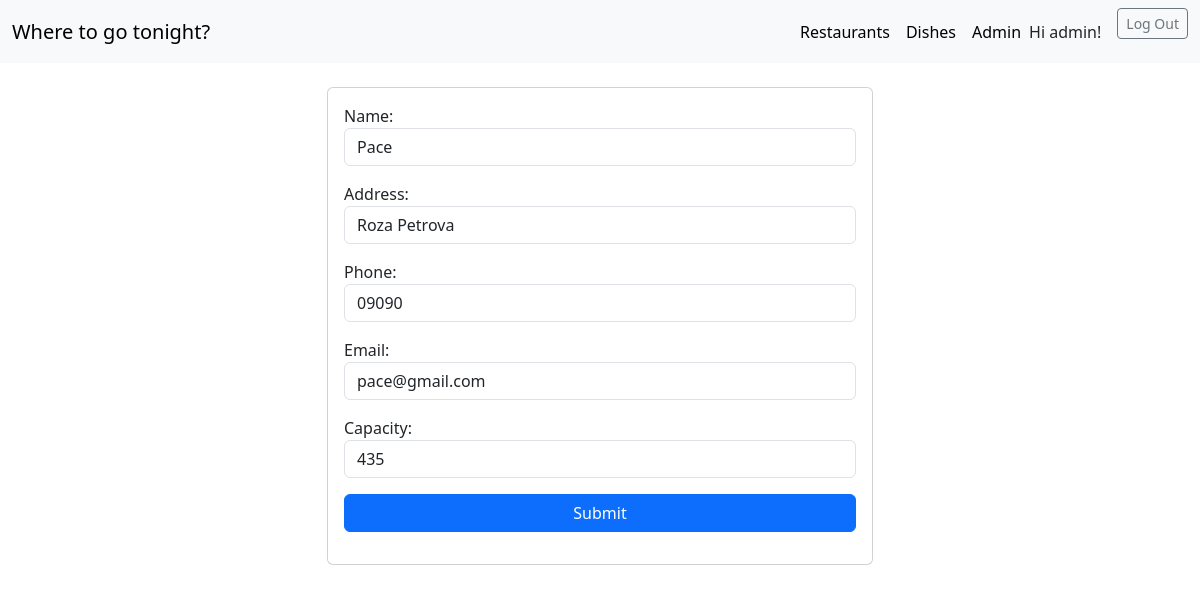
The app's page /restaurant/edit/4/ (signed in) with its own data.
### restapp/models.py (models this page shows, shortened)
class Restaurant(models.Model):
    name = models.CharField(max_length=30)
    address = models.CharField(max_length=30)
    phone = models.CharField(max_length=30)
    email = models.EmailField()
    capacity = models.IntegerField()

### restapp/views.py (the view)
# urls.py: path('restaurant/edit/<id>/', edit_restaurant, name="edit restaurant"),
def edit_restaurant(request, id):
    restaurant_instance = Restaurant.objects.filter(id=id).get()
    if request.method == "POST":
        restaurant = RestaurantForm(request.POST, instance=restaurant_instance)
        if restaurant.is_valid():
            restaurant.save()
        return redirect("restaurants")
    else:
        restaurant = RestaurantForm(instance=restaurant_instance)
    return render(request, "edit_restaurant.html", {"form": restaurant})

### restapp/forms.py
class RestaurantForm(forms.ModelForm):
    def __init__(self, *args, **kwargs):
        super(RestaurantForm, self).__init__(*args, **kwargs)
        for field in self.visible_fields():
            field.field.widget.attrs["class"] = " form-control"
    class Meta:
            model = Restaurant
            fields = "__all__"

### restapp/templates/edit_restaurant.html (shortened to what this page needs)
{% extends "base.html" %}
{% block content %}
<div class="container mt-4">
    <div class="row justify-content-center">
        <div class="col-md-6">
            <div class="card">
                <div class="card-body">
                    <form method="post">
                        {{ form.as_p }}
                        <div class="d-grid">
                            <input type="submit" value="Submit" class="btn btn-primary">
                        </div>
                    </form>
                </div>
            </div>
        </div>
    </div>
</div>
{% endblock %}

### restapp/templates/base.html (shortened to what this page needs)
<html>
<head>
    <link rel="stylesheet" href="https://cdnjs.cloudflare.com/ajax/libs/font-awesome/6.0.0-beta3/css/all.min.css">
    <link href="https://cdn.jsdelivr.net/npm/bootstrap@5.3.3/dist/css/bootstrap.min.css" rel="stylesheet">
</head>
<body  style="background-image: url('https://static.vecteezy.com/system/resources/previews/009/752/658/original/abstract-white-and-grey-background-subtle-abstract-background-blurred-patterns-light-pale-background-free-vector.jpg')">
<nav class="navbar navbar-expand-lg bg-body-tertiary">
    <div class="container-fluid">
        <a class="navbar-brand" href="{% url 'index' %}">Where to go tonight?</a>
        <div class="collapse navbar-collapse" id="navbarSupportedContent">
            <ul class="navbar-nav ms-auto mb-2 mb-lg-0">
                <li class="nav-item">
                    <a class="nav-link active" aria-current="page" href="{% url 'restaurants' %}">Restaurants</a>
                </li>
                <li class="nav-item">
                    <a class="nav-link active" aria-current="page" href="{% url 'dishes' %}">Dishes</a>
                </li>
                <li class="nav-item">
                    <a class="nav-link active" aria-current="page" href="#">Admin</a>
                </li>
            </ul>
            <div class="d-flex align-items-center">
                {% if user.is_authenticated %}
                    <span class="me-3">Hi {{ user.username }}!</span>
                    <form action="{% url 'logout' %}" method="post" class="d-inline">
                        <button type="submit" class="btn btn-outline-secondary btn-sm">Log Out</button>
                    </form>
                {% else %}
                    <a href="{% url 'login' %}" class="btn btn-outline-primary btn-sm ms-3">Log In</a>
                {% endif %}
            </div>
        </div>
    </div>
</nav>
<div>
    {% block content %} {% endblock %}
</div>
</body>
</html>

### records on screen
Restaurant: name "Pace", address "Roza Petrova", phone "09090", email "pace@gmail.com", capacity "435"

### other values on screen
{{ user.username }} "admin"
